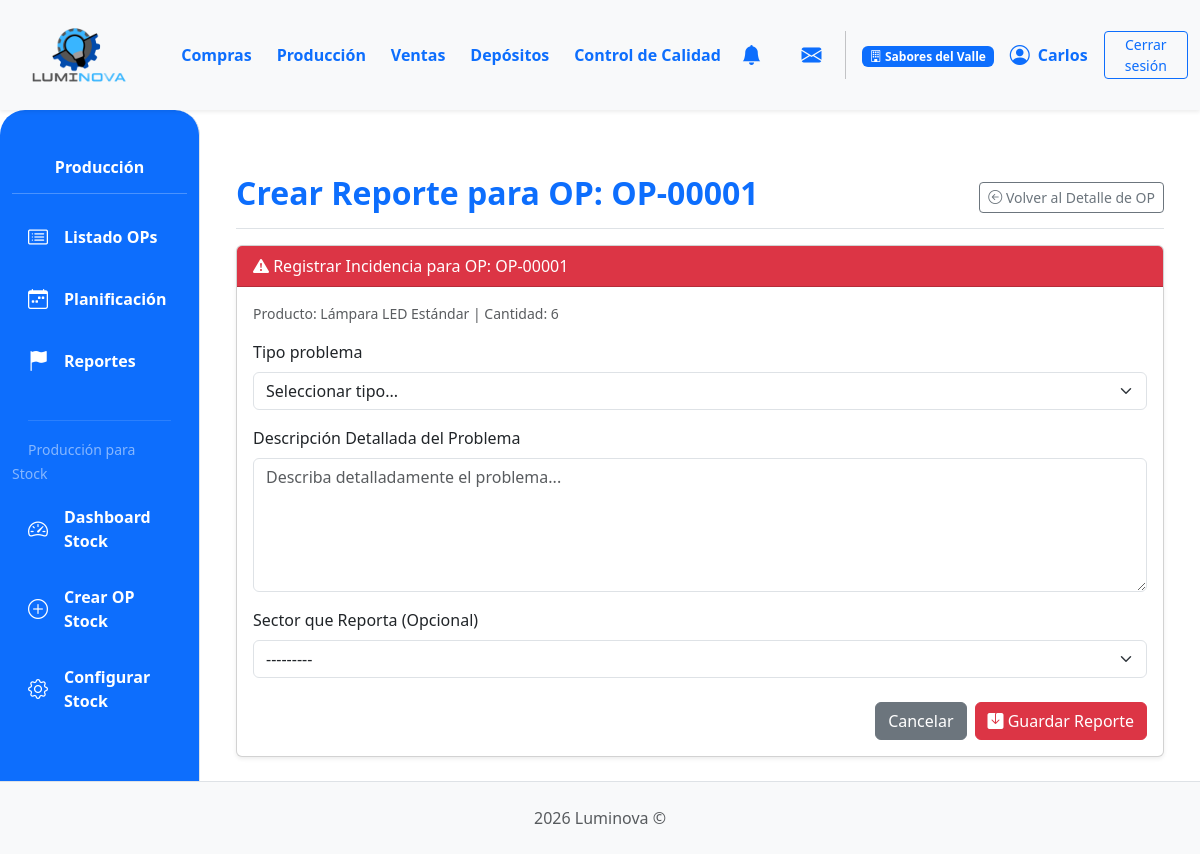
The app's page /produccion/produccion/orden/22/crear-reporte/ (signed in) with its own data.
### App_LUMINOVA/models.py (models this page shows, shortened)
class Empresa(models.Model):
    nombre = models.CharField(max_length=150, unique=True)
    razon_social = models.CharField(max_length=255, blank=True)
    cuit = models.CharField(max_length=20, blank=True)
    direccion = models.CharField(max_length=255, blank=True)
    telefono = models.CharField(max_length=50, blank=True)
    email = models.EmailField(blank=True)
    fecha_creacion = models.DateTimeField(auto_now_add=True)
    activa = models.BooleanField(default=True)
    class Meta:
        verbose_name = "Empresa"
        verbose_name_plural = "Empresas"

class EmpresaScopedModel(models.Model):
    empresa = models.ForeignKey(
        'Empresa',
        on_delete=models.PROTECT,
        related_name="%(app_label)s_%(class)s",
        null=True,
        blank=True,
    )
    EMPRESA_FALLBACK_FIELDS = ()
    class Meta:
        abstract = True

class OrdenProduccion(EmpresaScopedModel):
    EMPRESA_FALLBACK_FIELDS = ("producto_a_producir", "orden_venta_origen")
    TIPO_OP_CHOICES = [
        ('MTO', 'Make to Order (Bajo Demanda)'),
        ('MTS', 'Make to Stock (Para Stock)'),
    ]
    numero_op = models.CharField(
        max_length=20, unique=True, verbose_name="N° Orden de Producción"
    )
    tipo_orden = models.CharField(
        max_length=3,
        choices=TIPO_OP_CHOICES,
        default='MTO',
        verbose_name="Tipo de Orden",
        help_text="MTO: Producción bajo demanda vinculada a una OV, MTS: Producción para stock"
    )
    orden_venta_origen = models.ForeignKey(
        OrdenVenta,
        on_delete=models.SET_NULL,
        null=True,
        blank=True,
        related_name="ops_generadas",
        help_text="Solo para órdenes MTO (Make to Order)"
    )
    producto_a_producir = models.ForeignKey(
        ProductoTerminado, on_delete=models.PROTECT, related_name="ordenes_produccion"
    )
    cantidad_a_producir = models.PositiveIntegerField()
    estado_op = models.ForeignKey(
        EstadoOrden,
        on_delete=models.SET_NULL,
        null=True,
        blank=True,
        related_name="ops_estado",
    )
    fecha_solicitud = models.DateTimeField(default=timezone.now)
    fecha_inicio_real = models.DateTimeField(null=True, blank=True)
    fecha_inicio_planificada = models.DateField(null=True, blank=True)
    fecha_fin_real = models.DateTimeField(null=True, blank=True)
    fecha_fin_planificada = models.DateField(null=True, blank=True)
    sector_asignado_op = models.ForeignKey(
        SectorAsignado,
        on_delete=models.SET_NULL,
        null=True,
        blank=True,
        related_name="ops_sector",
    )
    notas = models.TextField(null=True, blank=True, verbose_name="Notas")
    class Meta:
        verbose_name = "Orden de Producción"
        verbose_name_plural = "Órdenes de Producción"
        ordering = ['-fecha_solicitud']
        indexes = [
            models.Index(fields=['empresa', 'estado_op']),
            models.Index(fields=['producto_a_producir', 'estado_op']),
            models.Index(fields=['orden_venta_origen']),
            models.Index(fields=['empresa', 'fecha_solicitud']),
        ]

class ProductoTerminado(EmpresaScopedModel):
    EMPRESA_FALLBACK_FIELDS = ("deposito", "categoria")
    descripcion = models.CharField(max_length=255)  # Aumentado max_length
    categoria = models.ForeignKey(
        CategoriaProductoTerminado,
        on_delete=models.PROTECT,
        related_name="productos_terminados",
    )
    precio_unitario = models.DecimalField(max_digits=10, decimal_places=2, default=0.00)
    stock_minimo = models.IntegerField(
        default=0,
        verbose_name="Stock Mínimo",
        help_text="Nivel mínimo de stock que debe mantenerse (punto de reorden)"
    )
    stock_objetivo = models.IntegerField(
        default=0,
        verbose_name="Stock Objetivo",
        help_text="Nivel deseado de stock después de reabastecer"
    )
    produccion_habilitada = models.BooleanField(
        default=True,
        verbose_name="Habilitado para Producción",
        help_text="Indica si este producto puede ser producido para stock"
    )
    modelo = models.CharField(max_length=50, blank=True, null=True)
    potencia = models.IntegerField(blank=True, null=True)
    acabado = models.CharField(max_length=50, blank=True, null=True)
    color_luz = models.CharField(max_length=50, blank=True, null=True)
    material = models.CharField(max_length=50, blank=True, null=True)
    imagen = models.ImageField(null=True, blank=True, upload_to="productos_terminados/")
    deposito = models.ForeignKey(
        "Deposito",
        on_delete=models.PROTECT,
        related_name="productos_terminados",
        null=True,
        blank=True,
        help_text="Depósito al que pertenece este producto terminado",
    )
    class Meta:
        verbose_name = "Producto Terminado"
        verbose_name_plural = "Productos Terminados"
        ordering = ['descripcion']
        indexes = [
            models.Index(fields=['empresa', 'deposito']),
            models.Index(fields=['empresa', 'categoria']),
            models.Index(fields=['deposito', 'categoria']),
        ]
    @property
    def stock(self) -> int:
        """Stock total del producto en todos sus depósitos (desde StockProductoTerminado)"""
        result = StockProductoTerminado.objects.filter(
            producto=self
        ).aggregate(total=Sum('cantidad'))['total']
        return result if result is not None else 0

### App_LUMINOVA/views_producción.py (the view)
@login_required
@transaction.atomic
def crear_reporte_produccion_view(request, op_id):
    orden_produccion = get_object_or_404(OrdenProduccion, id=op_id)
    if request.method == "POST":
        form = ReporteProduccionForm(request.POST, orden_produccion=orden_produccion)
        if form.is_valid():
            reporte = form.save(commit=False)
            reporte.orden_produccion_asociada = orden_produccion
            reporte.reportado_por = request.user
            reporte.fecha = timezone.now()
            reporte.n_reporte = generar_siguiente_numero_documento(Reportes, 'RP', 'n_reporte')
            reporte.save()
            messages.success(
                request,
                f"Reporte '{reporte.n_reporte}' creado exitosamente para la OP {orden_produccion.numero_op}.",
            )
            return redirect(
                "App_LUMINOVA:reportes_produccion"
            )  # Ir a la lista de todos los reportes
        else:
            messages.error(
                request, "Por favor, corrija los errores en el formulario de reporte."
            )
    else:  # GET
        form = ReporteProduccionForm(orden_produccion=orden_produccion)
    context = {
        "form_reporte": form,
        "orden_produccion": orden_produccion,
        "titulo_seccion": f"Crear Reporte para OP: {orden_produccion.numero_op}",
    }
    return render(request, "produccion/crear_reporte.html", context)

### App_LUMINOVA/context_processors.py (called while the page is built, shortened)
def puede_ver_deposito_sidebar(request):
    user = getattr(request, 'user', None)
    if not user or not user.is_authenticated:
        return {'puede_ver_deposito_sidebar': False}
    if user.is_superuser:
        return {'puede_ver_deposito_sidebar': True}
    if es_admin_func(user):
        return {'puede_ver_deposito_sidebar': True}

def empresa_actual_context(request):
    from .models import Empresa
    context = {
        'empresa_actual': None,
        'empresas_disponibles': [],
        'es_multi_empresa': False,
    }
    if request.user.is_authenticated:
        context['empresa_actual'] = getattr(request, 'empresa_actual', None)
        if request.user.is_superuser:
            empresas = Empresa.objects.filter(activa=True)
            context['empresas_disponibles'] = list(empresas)
            context['es_multi_empresa'] = empresas.count() > 1
        else:
            if hasattr(request.user, 'perfil'):
                context['empresas_disponibles'] = [request.user.perfil.empresa]
    return context

### App_LUMINOVA/models.py (called while the page is built)
    def __str__(self):
        return self.nombre

### App_LUMINOVA/threadlocals.py (called while the page is built)
def set_current_empresa(empresa):
    _locals.empresa_actual = empresa

### App_LUMINOVA/utils.py (called while the page is built)
def es_admin(user):
    if user.is_superuser:
        return True
    for grupo in user.groups.all():
        nombre_lower = grupo.name.lower()
        if nombre_lower == 'administrador' or nombre_lower.endswith('__administrador'):
            return True
    return False

def annotate_insumo_stock(queryset):
    from App_LUMINOVA.models import StockInsumo
    stock_subquery = StockInsumo.objects.filter(
        insumo=OuterRef('pk')
    ).values('insumo').annotate(
        total=Sum('cantidad')
    ).values('total')
    return queryset.annotate(
        stock_calculado=Coalesce(Subquery(stock_subquery), Value(0), output_field=IntegerField())
    )

### App_LUMINOVA/templates/produccion/crear_reporte.html (shortened to what this page needs)
{% extends 'padre.html' %}
{% load static %}
{% load django_bootstrap5 %}
{% block sidebar_content %}
    {% include 'produccion/produccion_sidebar.html' %}
{% endblock %}
{% block content %}
<div class="container mt-4">
    <div class="d-flex justify-content-between flex-wrap flex-md-nowrap align-items-center pt-3 pb-2 mb-3 border-bottom">
        <h1 class="h2 fw-bold text-primary">{{ titulo_seccion }}</h1>
        <a href="{% url 'App_LUMINOVA:produccion_detalle_op' op_id=orden_produccion.id %}" class="btn btn-outline-secondary btn-sm">
            <i class="bi bi-arrow-left-circle"></i> Volver al Detalle de OP
        </a>
    </div>
    <div class="card shadow-sm">
        <div class="card-header bg-danger text-white">
            <i class="bi bi-exclamation-triangle-fill"></i> Registrar Incidencia para OP: {{ orden_produccion.numero_op }}
        </div>
        <div class="card-body">
            <p class="small text-muted">Producto: {{ orden_produccion.producto_a_producir.descripcion }} | Cantidad: {{ orden_produccion.cantidad_a_producir }}</p>
            <form method="post">
                {% bootstrap_form form_reporte layout='vertical' %}
                <div class="mt-4 d-flex justify-content-end">
                    <a href="{% url 'App_LUMINOVA:produccion_detalle_op' op_id=orden_produccion.id %}" class="btn btn-secondary me-2">Cancelar</a>
                    <button type="submit" class="btn btn-danger">
                        <i class="bi bi-save-fill"></i> Guardar Reporte
                    </button>
                </div>
            </form>
        </div>
    </div>
</div>
{% endblock %}

### App_LUMINOVA/templates/shared/header.html (shortened to what this page needs)
{% load static %}
<header>
    <nav class="navbar navbar-expand-lg navbar-light bg-light shadow-sm p-0">
        <div class="container-fluid d-flex align-items-center">
            <div class="col-md-3 col-lg-1">
                <a class="navbar-brand d-flex align-items-center ms-3" href="{% url 'App_LUMINOVA:dashboard' %}">
                    <img src="{% static 'img/logo.png' %}" alt="Luminova Logo" height="100" width="100" class="d-inline-block align-text-top me-2">
                </a>
            </div>
            <div class="collapse navbar-collapse" id="navbarContent" style="padding-left: 5%;">
                <ul class="navbar-nav mb-2 mb-lg-0 d-flex justify-content-around w-100">
                    <li class="nav-item"><a class="nav-link text-primary fw-bold" href="{% url 'App_LUMINOVA:compras_lista_oc' %} ">Compras</a></li>
                    <li class="nav-item"><a class="nav-link text-primary fw-bold" href="{% url 'App_LUMINOVA:produccion_principal' %}">Producción</a></li>
                    <li class="nav-item"><a class="nav-link text-primary fw-bold" href="{% url 'App_LUMINOVA:ventas_lista_ov' %}">Ventas</a></li>
                    <li class="nav-item"><a class="nav-link text-primary fw-bold" href="{% url 'App_LUMINOVA:seleccionar_deposito' %}">Depósitos</a></li>
                    <li class="nav-item"><a class="nav-link text-primary fw-bold" href="{% url 'App_LUMINOVA:control_calidad_view' %}">Control de Calidad</a></li>
                </ul>
                <div class="navbar-nav ms-auto d-flex flex-row align-items-center">
                    {% if user.is_authenticated %}
                        <div class="nav-item dropdown me-3">
                            <a class="nav-link px-2 position-relative d-flex align-items-center" href="#" role="button" data-bs-toggle="dropdown" aria-expanded="false" title="Notificaciones">
                                <i class="bi bi-bell-fill fs-5 text-primary">
                                </i>
                            </a>
                        </div>
                        <div class="nav-item dropdown ms-2" id="dropdown-mensajes">
                            <a class="nav-link px-2 position-relative d-flex align-items-center" href="#" id="mensajesDropdown" role="button" data-bs-toggle="dropdown" aria-expanded="false" title="Mensajes">
                                <i class="bi bi-envelope-fill fs-5 text-primary"></i>
                            </a>
                        </div>
                        <div class="nav-item d-flex align-items-center">
                            {% if empresas_disponibles|length > 1 %}
                            <div class="dropdown me-3">
                                <button class="btn btn-sm btn-outline-primary dropdown-toggle" type="button" id="empresaDropdown" data-bs-toggle="dropdown" aria-expanded="false" title="Cambiar empresa">
                                    <i class="bi bi-building"></i>
                                    <span class="d-none d-lg-inline">{{ empresa_actual.nombre|truncatechars:20 }}</span>
                                </button>
                                <ul class="dropdown-menu" aria-labelledby="empresaDropdown">
                                    {% for empresa in empresas_disponibles %}
                                    <li>
                                        <a class="dropdown-item {% if empresa.id == empresa_actual.id %}active{% endif %}"
                                           href="{% url 'App_LUMINOVA:cambiar_empresa' empresa.id %}">
                                            {{ empresa.nombre }}
                                        </a>
                                    </li>
                                    {% endfor %}
                                </ul>
                            </div>
                            {% elif empresa_actual %}
                            <div class="me-3">
                                <span class="badge bg-primary">
                                    <i class="bi bi-building"></i>
                                    <span class="d-none d-lg-inline">{{ empresa_actual.nombre }}</span>
                                </span>
                            </div>
                            {% endif %}
                             <i class="bi bi-person-circle fs-5 text-primary"></i>
                             <span class="ms-2 fw-bold text-primary">{{ user.first_name|default:user.username|capfirst }}</span>
                        </div>
                        <div class="nav-item ms-3">
                            <a class="btn btn-outline-primary btn-sm btn-CS" href="#" id="logout-btn">Cerrar sesión</a>
                        </div>
                    {% endif %}
                </div>
            </div>
        </div>
    </nav>
</header>

### App_LUMINOVA/static/css/custom.css (style rules this page uses)
html, body { height: 100%; margin: 0; }
body { display: flex; flex-direction: column; min-height: 100vh; }
.card { display: flex; flex-direction: column; height: 100%; }
.card-body { flex-grow: 1; display: flex; flex-direction: column; justify-content: space-between; }

### App_LUMINOVA/templates/shared/header.html (style rules this page uses)
.btn-CS { --bs-btn-padding-x: 1.25rem; --bs-btn-padding-y: 0.15rem; }

### records on screen
Empresa: nombre "Sabores del Valle"
OrdenProduccion: numero_op "OP-00001", producto_a_producir.descripcion "Lámpara LED Estándar", cantidad_a_producir "6"

### other values on screen
{{ user.first_name|default:user.username|capfirst }} "Carlos"
{{ titulo_seccion }} "Crear Reporte para OP: OP-00001"
